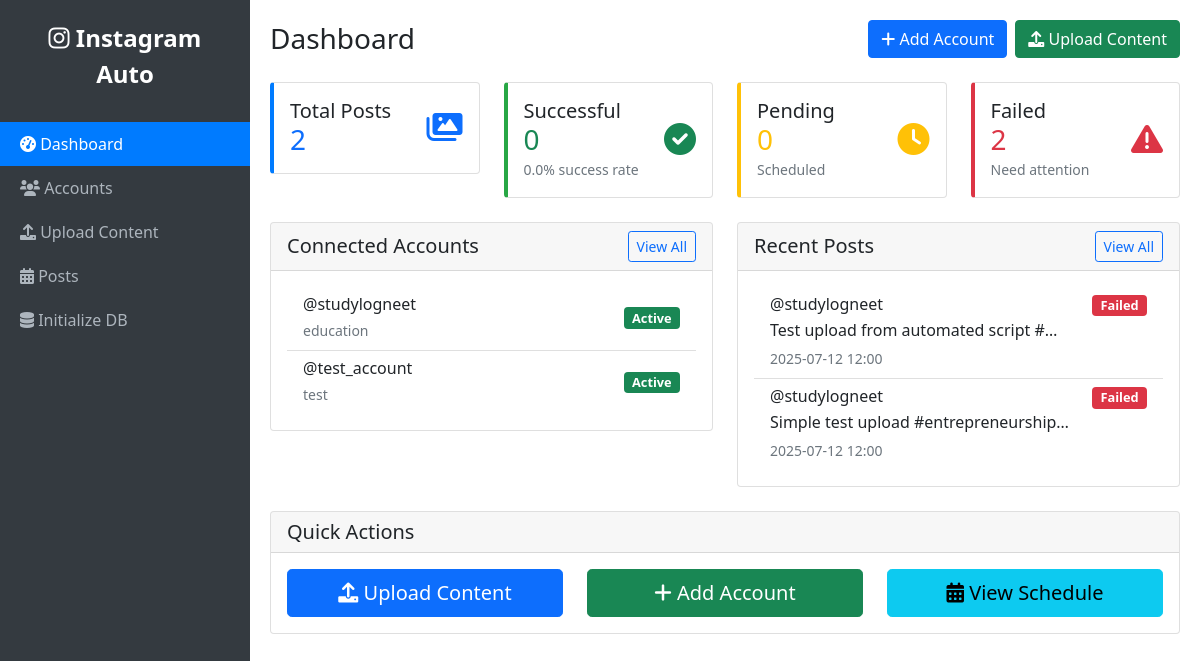
Before: / with the older database file.
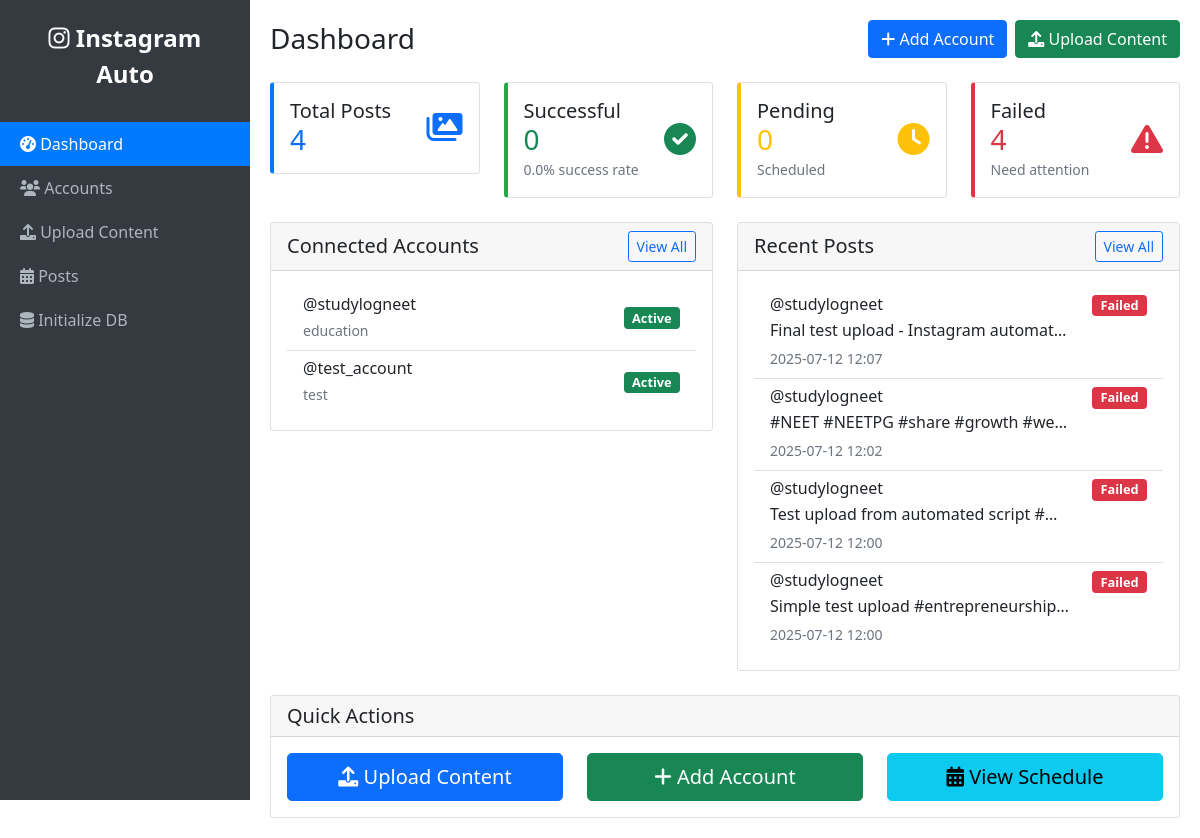
After: the same page with the newer database file.
### app.py (models this page shows)
class Account(db.Model):
    __tablename__ = 'accounts'
    id = db.Column(db.Integer, primary_key=True)
    username = db.Column(db.String(255), unique=True, nullable=False)
    instagram_id = db.Column(db.String(255), unique=True, nullable=False)
    access_token = db.Column(db.Text, nullable=False)
    account_type = db.Column(db.String(50), default='business')
    niche = db.Column(db.String(100))
    is_active = db.Column(db.Boolean, default=True)
    created_at = db.Column(db.DateTime, default=datetime.utcnow)
    updated_at = db.Column(db.DateTime, default=datetime.utcnow, onupdate=datetime.utcnow)
    posts = db.relationship('Post', backref='account', lazy=True)
    schedule = db.relationship('PostingSchedule', backref='account', lazy=True)

class Post(db.Model):
    __tablename__ = 'posts'
    id = db.Column(db.Integer, primary_key=True)
    account_id = db.Column(db.Integer, db.ForeignKey('accounts.id'), nullable=False)
    content_type = db.Column(db.String(50), nullable=False)  # 'image', 'carousel', 'story'
    caption = db.Column(db.Text)
    media_urls = db.Column(db.Text)  # JSON array of image URLs
    hashtags = db.Column(db.Text)  # JSON array of hashtags
    scheduled_time = db.Column(db.DateTime, nullable=False)
    actual_post_time = db.Column(db.DateTime)
    status = db.Column(db.String(50), default='scheduled')  # 'scheduled', 'posted', 'failed', 'cancelled'
    instagram_post_id = db.Column(db.String(255))
    error_message = db.Column(db.Text)
    created_at = db.Column(db.DateTime, default=datetime.utcnow)
    updated_at = db.Column(db.DateTime, default=datetime.utcnow, onupdate=datetime.utcnow)

### app.py (the view)
@app.route('/')
def index():
    accounts = Account.query.filter_by(is_active=True).all()
    recent_posts = Post.query.order_by(Post.created_at.desc()).limit(10).all()
    total_posts = Post.query.count()
    successful_posts = Post.query.filter_by(status='posted').count()
    failed_posts = Post.query.filter_by(status='failed').count()
    pending_posts = Post.query.filter_by(status='scheduled').count()
    stats = {
        'total_posts': total_posts,
        'successful_posts': successful_posts,
        'failed_posts': failed_posts,
        'pending_posts': pending_posts,
        'success_rate': round((successful_posts / total_posts * 100) if total_posts > 0 else 0, 1)
    }
    return render_template('dashboard.html',
                         accounts=accounts,
                         recent_posts=recent_posts,
                         stats=stats)

### templates/dashboard.html (shortened to what the changed rows need)
{% extends "base.html" %}
{% block content %}
<div class="d-flex justify-content-between align-items-center mb-4">
    <h1 class="h3 mb-0">Dashboard</h1>
</div>
<div class="row mb-4">
    <div class="col-md-3">
        <div class="card card-stat">
            <div class="card-body">
                <div class="d-flex align-items-center">
                    <div class="flex-grow-1">
                        <h5 class="card-title mb-0">Total Posts</h5>
                        <h3 class="text-primary mb-0">{{ stats.total_posts }}</h3>
                    </div>
                </div>
            </div>
        </div>
    </div>
    <div class="col-md-3">
        <div class="card card-stat danger">
            <div class="card-body">
                <div class="d-flex align-items-center">
                    <div class="flex-grow-1">
                        <h5 class="card-title mb-0">Failed</h5>
                        <h3 class="text-danger mb-0">{{ stats.failed_posts }}</h3>
                        <small class="text-muted">Need attention</small>
                    </div>
                </div>
            </div>
        </div>
    </div>
</div>
<div class="row">
    <div class="col-md-6">
        <div class="card">
            <div class="card-body">
                {% if accounts %}
                    <div class="list-group list-group-flush">
                        {% for account in accounts %}
                        <div class="list-group-item d-flex justify-content-between align-items-center">
                            <div>
                                <h6 class="mb-1">@{{ account.username }}</h6>
                                <small class="text-muted">{{ account.niche or 'No niche set' }}</small>
                            </div>
                            <span class="badge bg-{{ 'success' if account.is_active else 'secondary' }} status-badge">
                                {{ 'Active' if account.is_active else 'Inactive' }}
                            </span>
                        </div>
                        {% endfor %}
                    </div>
                {% else %}
                    <div class="text-center py-4">
                        <i class="fas fa-user-plus fa-3x text-muted mb-3"></i>
                        <p class="text-muted">No accounts connected yet</p>
                        <a href="{{ url_for('add_account') }}" class="btn btn-primary">Add Your First Account</a>
                    </div>
                {% endif %}
            </div>
        </div>
    </div>
    <div class="col-md-6">
        <div class="card">
            <div class="card-body">
                {% if recent_posts %}
                    <div class="list-group list-group-flush">
                        {% for post in recent_posts %}
                        <div class="list-group-item">
                            <div class="d-flex justify-content-between align-items-start">
                                <div class="flex-grow-1">
                                    <h6 class="mb-1">@{{ post.account.username }}</h6>
                                    <p class="mb-1 text-truncate" style="max-width: 300px;">
                                        {{ post.caption[:100] }}{% if post.caption and post.caption|length > 100 %}...{% endif %}
                                    </p>
                                    <small class="text-muted">{{ post.created_at.strftime('%Y-%m-%d %H:%M') }}</small>
                                </div>
                                <span class="badge bg-{{ 'success' if post.status == 'posted' else 'warning' if post.status == 'scheduled' else 'danger' }} status-badge">
                                    {{ post.status.title() }}
                                </span>
                            </div>
                        </div>
                        {% endfor %}
                    </div>
                {% else %}
                    <div class="text-center py-4">
                        <i class="fas fa-images fa-3x text-muted mb-3"></i>
                        <p class="text-muted">No posts yet</p>
                        <a href="{{ url_for('upload') }}" class="btn btn-primary">Upload Your First Post</a>
                    </div>
                {% endif %}
            </div>
        </div>
    </div>
</div>
{% endblock %}

Changed rows visible on the page:
added Post: account.username "studylogneet", caption "Final test upload - Instagram automat…", created_at "2025-07-12 12:07", status "Failed"
added Post: account.username "studylogneet", caption "#NEET #NEETPG #share #growth #we…", created_at "2025-07-12 12:02", status "Failed"
Other visible differences:
{{ stats.total_posts }}: "2" → "4"
{{ stats.failed_posts }}: "2" → "4"
